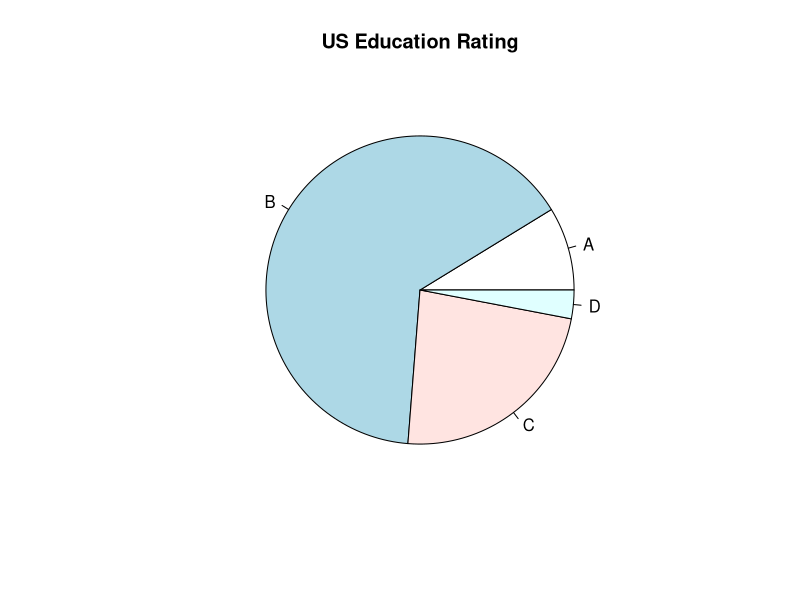
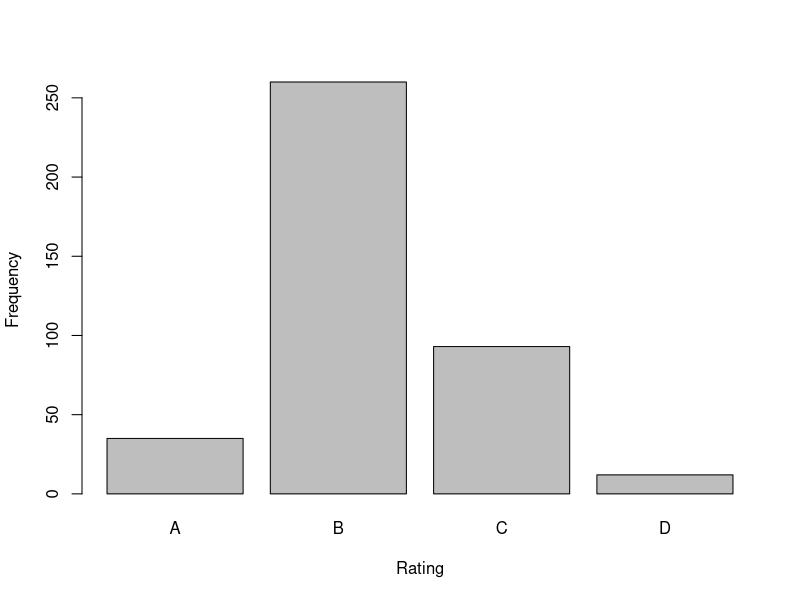
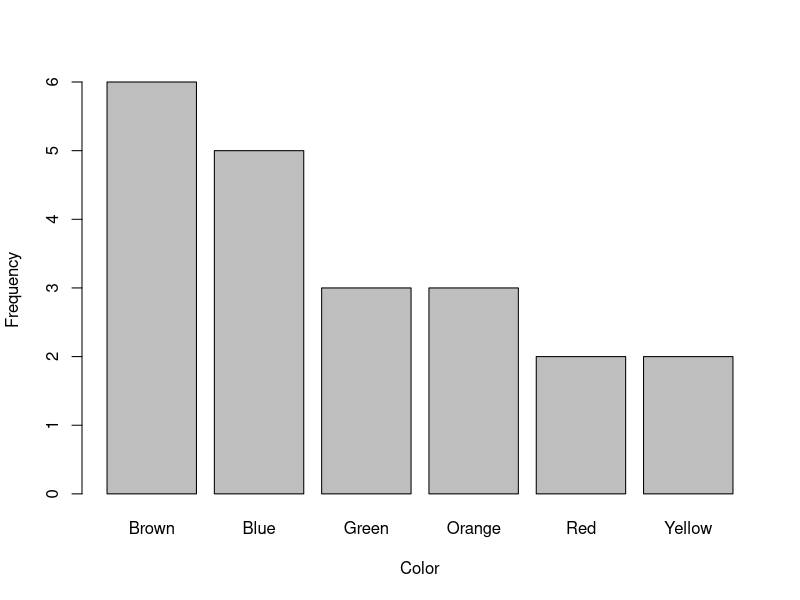

The R script that drew these images, in order:
# Plot a pie chart from Example 1.7
# Define the vector of frequencies and ratings
freq<-c(35,260,93,12)
rating<-c("A","B","C","D")
# Plot the piechart
pie(freq,rating,main="US Education Rating")
# Plot the barchart
barplot(freq,names.arg=rating,xlab="Rating",ylab="Frequency")

mmfreq<-c(6,5,3,3,2,2)
mmcolor<-c("Brown","Blue","Green","Orange","Red","Yellow")
barplot(mmfreq,names.arg=mmcolor,xlab="Color",ylab="Frequency")

